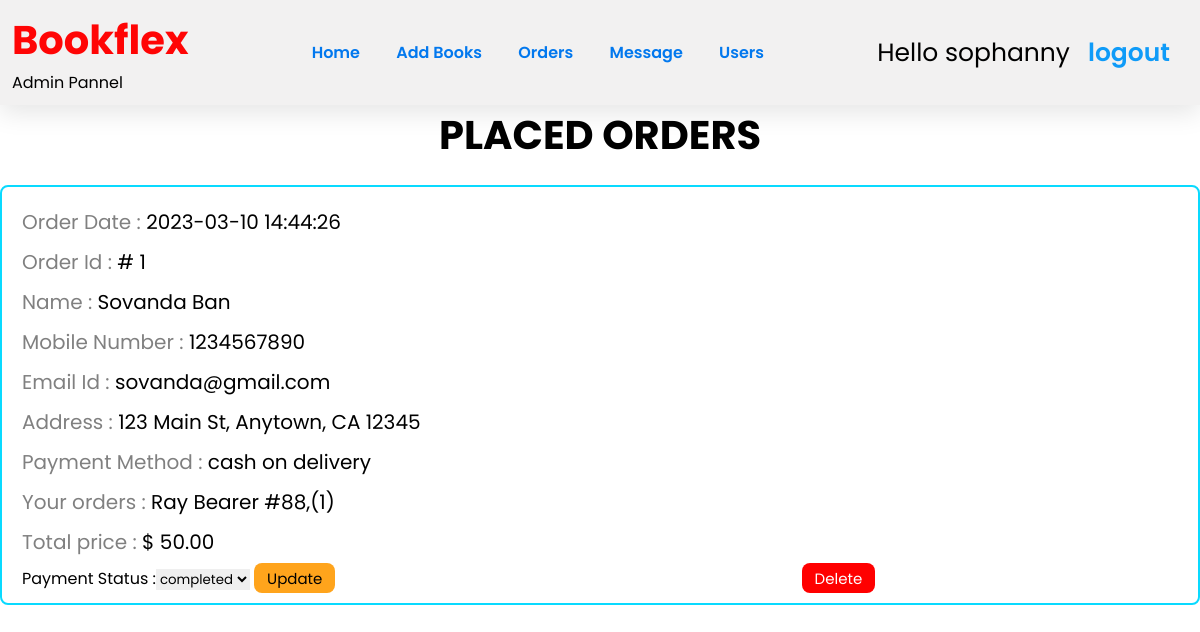
The page /admin_orders.php (signed in) on the database its author committed.
### tables this page shows
CREATE TABLE if not exists confirm_order  (
  order_id INT(225) primary key not null AUTO_INCREMENT,
  user_id INT(100) not null,
  name VARCHAR(50) not null,
  email VARCHAR(50) not null,
  number INT(12) not null,
  address VARCHAR(500) not null,
  payment_method varchar(20) not null,
  total_books VARCHAR(500) not null,
  order_date datetime NOT NULL DEFAULT current_timestamp(),
  payment_status  varchar(100) NOT NULL DEFAULT 'pending',
  date datetime NOT NULL DEFAULT current_timestamp(),
  total_price DECIMAL(10,2) not null,
  foreign key (order_id) references orders(id)

);

### admin_orders.php (the view, shortened to what this page needs)
<!DOCTYPE html>
<html lang="en">
<head>
    <link rel="stylesheet" href="https://cdnjs.cloudflare.com/ajax/libs/font-awesome/6.0.0/css/all.min.css">
    <link rel="stylesheet" href="./css/style.css">
</head>
<body>
    <?php include 'admin_header.php'; ?>
    <section class="placed-orders">
        <h1 class="title">placed orders</h1>
        <div class="box-container">
            <?php
            $select_orders = mysqli_query($conn, "SELECT * FROM `confirm_order`") or die('query failed');
            if (mysqli_num_rows($select_orders) > 0) {
                while ($fetch_book = mysqli_fetch_assoc($select_orders)) {
                    ?>
                    <div class="box">
                        <p> Order Date : <span>
                                <?php echo $fetch_book['order_date']; ?>
                            </span> </p>
                        <p> Order Id : <span>#
                                <?php echo $fetch_book['order_id']; ?>
                        </p>
                        <p> Name : <span>
                                <?php echo $fetch_book['name']; ?>
                            </span> </p>
                        <p> Mobile Number : <span>
                                <?php echo $fetch_book['number']; ?>
                            </span> </p>
                        <p> Email Id : <span>
                                <?php echo $fetch_book['email']; ?>
                            </span> </p>
                        <p> Address : <span>
                                <?php echo $fetch_book['address']; ?>
                            </span> </p>
                        <p> Payment Method : <span>
                                <?php echo $fetch_book['payment_method']; ?>
                            </span> </p>
                        <p> Your orders : <span>
                                <?php echo $fetch_book['total_books']; ?>
                            </span> </p>
                        <p> Total price : <span>$
                                <?php echo $fetch_book['total_price']; ?>
                            </span> </p>
                        <form action="" method="post">
                            <input type="hidden" name="order_id" value="<?php echo $fetch_book['order_id']; ?>"> Payment Status :<select name="update_payment">
                                <option value="" selected disabled>
                                    <?php echo $fetch_book['payment_status']; ?>
                                </option>
                            </select>
                            <input type="submit" value="update" name="update_order" class="cart-btn2">
                            <a class="cart-btn1" href="admin_orders.php?delete=<?php echo $fetch_book['order_id']; ?>"
                                onclick="return confirm('delete this order?');">delete</a>
                        </form>
                    </div>
                    <?php
                }
            } else {
                echo '<p class="empty">no orders placed yet!</p>';
            }
            ?>
        </div>
    </section>
</body>
</html>

### css/style.css (style rules this page uses)
* { text-decoration: none; margin: 0; padding: 0; font-family: "Poppins", sans-serif; box-sizing: border-box; outline: none; border:none; }
.placed-orders .title { text-align: center; margin-bottom: 20px; text-transform: uppercase; color:black; font-size: 40px; }
.placed-orders .box-container { max-width: 1200px; margin:0 auto; display:flex; flex-wrap: wrap; align-items: center; gap:20px; }
.placed-orders .box-container .box { flex:1 1 400px; border-radius: .5rem; padding:15px; border:2px solid rgb(14, 152, 231); background-color: white; padding:10px 20px; }
.placed-orders .box-container .box p { padding:10px 0 0 0; font-size: 20px; color:gray; }
.placed-orders .box-container .box p span { color:black; }

### css/admin.css (style rules this page uses)
* { text-decoration: none; margin: 0; padding: 0; font-family: "Poppins", sans-serif; box-sizing: border-box; outline: none; border: none; }
a { color: #ff0000; text-decoration: none; background-color: transparent; }

### admin_orders.php (style rules this page uses)
.cart-btn1, .cart-btn2 { display: inline-block; margin-top: 0.4rem; padding: 0.2rem 0.8rem; cursor: pointer; color: white; font-size: 15px; border-radius: .5rem; text-transform: capitalize; }
.cart-btn1 { margin-left: 40%; background-color: red; }
.cart-btn2 { background-color: #ffa41c; color: black; }
.placed-orders .title { text-align: center; margin-bottom: 20px; text-transform: uppercase; color: black; font-size: 40px; }
.placed-orders .box-container { max-width: 1200px; margin: 0 auto; display: flex; flex-wrap: wrap; align-items: center; gap: 20px; }
.placed-orders .box-container .box { flex: 1 1 400px; border-radius: .5rem; padding: 15px; border: 2px solid rgb(9, 218, 255); background-color: white; padding: 10px 20px; }
.placed-orders .box-container .box p { padding: 10px 0 0 0; font-size: 20px; color: gray; }
.placed-orders .box-container .box p span { color: black; }

### rows shown on the page
confirm_order: order_date "2023-03-10 14:44:26", order_id "1", name "Sovanda Ban", number "1234567890", email "sovanda@gmail.com", address "123 Main St, Anytown, CA 12345", payment_method "cash on delivery", total_books "Ray Bearer #88,(1)", total_price "50.00", update_payment "completed"

### other values the page prints
$_SESSION['admin_name'] "sophanny"
